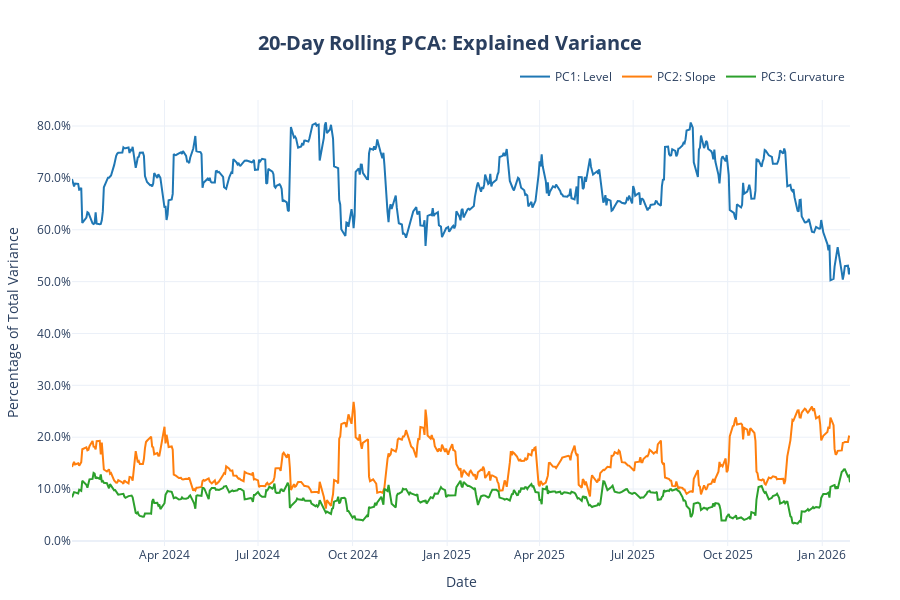

Notebook source saved alongside this figure:
### Code cell
fig = go.Figure()

# Traces for each Principal Component
# We use high-contrast colors for a professional dashboard look
colors = ['#1f77b4', '#ff7f0e', '#2ca02c']
components = ['PC1_Level', 'PC2_Slope', 'PC3_Curvature']

for col, color in zip(components, colors):
    fig.add_trace(go.Scatter(
        x=rolling_var.index, 
        y=rolling_var[col],
        mode='lines',
        name=col.replace('_', ': '),
        line=dict(width=2, color=color),
        hovertemplate='%{y:.2%}' # Formats hover as percentage
    ))

# 3. Update the layout for a "Terminal" look
fig.update_layout(
    title=dict(
        text=f'<b>{rolling_window}-Day Rolling PCA: Explained Variance</b>',
        x=0.5,
        font=dict(size=20)
    ),
    xaxis_title="Date",
    yaxis_title="Percentage of Total Variance",
    template="plotly_white", # Clean white background
    hovermode="x unified",     # Shows all 3 values when hovering on a date
    legend=dict(
        orientation="h", 
        yanchor="bottom", y=1.02, 
        xanchor="right", x=1
    ),
    margin=dict(l=50, r=50, t=100, b=50),
    height=600
)

# 4. Format Y-axis as percentages (e.g., 95.0%)
fig.update_layout(yaxis_tickformat='.1%')

### Figure 1 — Plotly figure (JSON) as saved in the notebook; plotly's stock layout.template omitted (floating-point values rounded to 4 significant figures; data arrays with more than 128 entries replaced by an {"elided": "..."} marker saying what was removed)
{"data": [{"hovertemplate": "%{y:.2%}", "line": {"color": "#1f77b4", "width": 2}, "mode": "lines", "name": "PC1: Level", "type": "scatter", "x": {"elided": "517 str values"}, "y": {"elided": "517 float values"}}, {"hovertemplate": "%{y:.2%}", "line": {"color": "#ff7f0e", "width": 2}, "mode": "lines", "name": "PC2: Slope", "type": "scatter", "x": {"elided": "517 str values"}, "y": {"elided": "517 float values"}}, {"hovertemplate": "%{y:.2%}", "line": {"color": "#2ca02c", "width": 2}, "mode": "lines", "name": "PC3: Curvature", "type": "scatter", "x": {"elided": "517 str values"}, "y": {"elided": "517 float values"}}], "layout": {"height": 600, "hovermode": "x unified", "legend": {"orientation": "h", "x": 1, "xanchor": "right", "y": 1.02, "yanchor": "bottom"}, "margin": {"b": 50, "l": 50, "r": 50, "t": 100}, "title": {"font": {"size": 20}, "text": "<b>20-Day Rolling PCA: Explained Variance</b>", "x": 0.5}, "xaxis": {"title": {"text": "Date"}}, "yaxis": {"tickformat": ".1%", "title": {"text": "Percentage of Total Variance"}}}}
